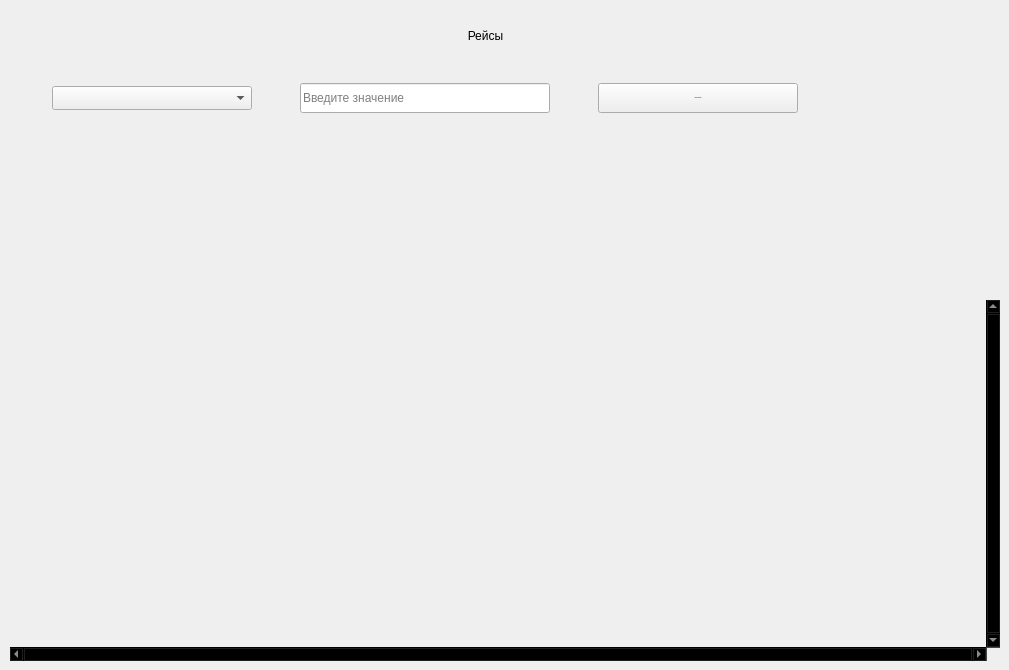
             <widget class="QWidget" name="reis_widget">
              <widget class="QTableView" name="table_reis">
               <property name="geometry">
                <rect>
                 <x>10</x>
                 <y>300</y>
                 <width>990</width>
                 <height>361</height>
                </rect>
               </property>
               <property name="sizePolicy">
                <sizepolicy hsizetype="Expanding" vsizetype="Expanding">
                 <horstretch>0</horstretch>
                 <verstretch>0</verstretch>
                </sizepolicy>
               </property>
               <property name="palette">
                <palette>
                 <active>
                  <colorrole role="WindowText">
                   <brush brushstyle="SolidPattern">
                    <color alpha="255">
                     <red>221</red>
                     <green>221</green>
                     <blue>221</blue>
                    </color>
                   </brush>
                  </colorrole>
                  <colorrole role="Button">
                   <brush brushstyle="SolidPattern">
                    <color alpha="0">
                     <red>0</red>
                     <green>0</green>
                     <blue>0</blue>
                    </color>
                   </brush>
                  </colorrole>
                  <colorrole role="Text">
                   <brush brushstyle="SolidPattern">
                    <color alpha="255">
                     <red>221</red>
                     <green>221</green>
                     <blue>221</blue>
                    </color>
                   </brush>
                  </colorrole>
                  <colorrole role="ButtonText">
                   <brush brushstyle="SolidPattern">
                    <color alpha="255">
                     <red>221</red>
                     <green>221</green>
                     <blue>221</blue>
                    </color>
                   </brush>
                  </colorrole>
                  <colorrole role="Base">
                   <brush brushstyle="NoBrush">
                    <color alpha="255">
                     <red>0</red>
                     <green>0</green>
                     <blue>0</blue>
                    </color>
                   </brush>
                  </colorrole>
                  <colorrole role="Window">
                   <brush brushstyle="SolidPattern">
                    <color alpha="0">
                     <red>0</red>
                     <green>0</green>
                     <blue>0</blue>
                    </color>
                   </brush>
                  </colorrole>
                  <colorrole role="PlaceholderText">
                   <brush brushstyle="SolidPattern">
                    <color alpha="128">
                     <red>221</red>
                     <green>221</green>
                     <blue>221</blue>
                    </color>
                   </brush>
                  </colorrole>
                 </active>
                 <inactive>
                  <colorrole role="WindowText">
                   <brush brushstyle="SolidPattern">
                    <color alpha="255">
                     <red>221</red>
                     <green>221</green>
                     <blue>221</blue>
                    </color>
                   </brush>
                  </colorrole>
                  <colorrole role="Button">
                   <brush brushstyle="SolidPattern">
                    <color alpha="0">
                     <red>0</red>
                     <green>0</green>
                     <blue>0</blue>
                    </color>
                   </brush>
                  </colorrole>
                  <colorrole role="Text">
                   <brush brushstyle="SolidPattern">
                    <color alpha="255">
                     <red>221</red>
                     <green>221</green>
                     <blue>221</blue>
                    </color>
                   </brush>
                  </colorrole>
                  <colorrole role="ButtonText">
                   <brush brushstyle="SolidPattern">
                    <color alpha="255">
                     <red>221</red>
                     <green>221</green>
                     <blue>221</blue>
                    </color>
                   </brush>
                  </colorrole>
                  <colorrole role="Base">
                   <brush brushstyle="NoBrush">
                    <color alpha="255">
                     <red>0</red>
                     <green>0</green>
                     <blue>0</blue>
                    </color>
                   </brush>
                  </colorrole>
                  <colorrole role="Window">
                   <brush brushstyle="SolidPattern">
                    <color alpha="0">
                     <red>0</red>
                     <green>0</green>
                     <blue>0</blue>
                    </color>
                   </brush>
                  </colorrole>
                  <colorrole role="PlaceholderText">
                   <brush brushstyle="SolidPattern">
                    <color alpha="128">
                     <red>221</red>
                     <green>221</green>
                     <blue>221</blue>
                    </color>
                   </brush>
                  </colorrole>
                 </inactive>
                 <disabled>
                  <colorrole role="WindowText">
                   <brush brushstyle="SolidPattern">
                    <color alpha="255">
                     <red>221</red>
                     <green>221</green>
                     <blue>221</blue>
                    </color>
                   </brush>
                  </colorrole>
                  <colorrole role="Button">
                   <brush brushstyle="SolidPattern">
                    <color alpha="0">
                     <red>0</red>
                     <green>0</green>
                     <blue>0</blue>
                    </color>
                   </brush>
                  </colorrole>
                  <colorrole role="Text">
                   <brush brushstyle="SolidPattern">
                    <color alpha="255">
                     <red>221</red>
                     <green>221</green>
                     <blue>221</blue>
                    </color>
                   </brush>
                  </colorrole>
                  <colorrole role="ButtonText">
                   <brush brushstyle="SolidPattern">
                    <color alpha="255">
                     <red>221</red>
                     <green>221</green>
                     <blue>221</blue>
                    </color>
                   </brush>
                  </colorrole>
                  <colorrole role="Base">
                   <brush brushstyle="NoBrush">
                    <color alpha="255">
                     <red>0</red>
                     <green>0</green>
                     <blue>0</blue>
                    </color>
                   </brush>
                  </colorrole>
                  <colorrole role="Window">
                   <brush brushstyle="SolidPattern">
                    <color alpha="0">
                     <red>0</red>
                     <green>0</green>
                     <blue>0</blue>
                    </color>
                   </brush>
                  </colorrole>
                  <colorrole role="PlaceholderText">
                   <brush brushstyle="SolidPattern">
                    <color alpha="128">
                     <red>221</red>
                     <green>221</green>
                     <blue>221</blue>
                    </color>
                   </brush>
                  </colorrole>
                 </disabled>
                </palette>
               </property>
               <property name="frameShape">
                <enum>QFrame::NoFrame</enum>
               </property>
               <property name="verticalScrollBarPolicy">
                <enum>Qt::ScrollBarAlwaysOn</enum>
               </property>
               <property name="horizontalScrollBarPolicy">
                <enum>Qt::ScrollBarAlwaysOn</enum>
               </property>
               <property name="sizeAdjustPolicy">
                <enum>QAbstractScrollArea::AdjustToContents</enum>
               </property>
               <property name="editTriggers">
                <set>QAbstractItemView::NoEditTriggers</set>
               </property>
               <property name="selectionMode">
                <enum>QAbstractItemView::SingleSelection</enum>
               </property>
               <property name="selectionBehavior">
                <enum>QAbstractItemView::SelectRows</enum>
               </property>
               <property name="showGrid">
                <bool>true</bool>
               </property>
               <property name="gridStyle">
                <enum>Qt::SolidLine</enum>
               </property>
               <property name="sortingEnabled">
                <bool>false</bool>
               </property>
               <attribute name="horizontalHeaderMinimumSectionSize">
                <number>110</number>
               </attribute>
               <attribute name="horizontalHeaderDefaultSectionSize">
                <number>110</number>
               </attribute>
               <attribute name="horizontalHeaderHighlightSections">
                <bool>true</bool>
               </attribute>
               <attribute name="verticalHeaderVisible">
                <bool>false</bool>
               </attribute>
               <attribute name="verticalHeaderCascadingSectionResizes">
                <bool>true</bool>
               </attribute>
               <attribute name="verticalHeaderDefaultSectionSize">
                <number>24</number>
               </attribute>
               <attribute name="verticalHeaderHighlightSections">
                <bool>false</bool>
               </attribute>
               <attribute name="verticalHeaderShowSortIndicator" stdset="0">
                <bool>false</bool>
               </attribute>
              </widget>
              <widget class="QWidget" name="horizontalLayoutWidget_4">
               <property name="geometry">
                <rect>
                 <x>10</x>
                 <y>80</y>
                 <width>831</width>
                 <height>36</height>
                </rect>
               </property>
               <layout class="QHBoxLayout" name="reis_searchlLayout">
                <item>
                 <widget class="QComboBox" name="reis_comboBox">
                  <property name="minimumSize">
                   <size>
                    <width>200</width>
                    <height>0</height>
                   </size>
                  </property>
                  <property name="maximumSize">
                   <size>
                    <width>200</width>
                    <height>16777215</height>
                   </size>
                  </property>
                  <property name="font">
                   <font>
                    <family>Segoe UI</family>
                    <pointsize>10</pointsize>
                    <italic>false</italic>
                    <bold>false</bold>
                   </font>
                  </property>
                  <property name="toolTipDuration">
                   <number>-1</number>
                  </property>
                  <property name="autoFillBackground">
                   <bool>false</bool>
                  </property>
                  <property name="styleSheet">
                   <string notr="true"/>
                  </property>
                  <property name="currentText">
                   <string/>
                  </property>
                  <property name="sizeAdjustPolicy">
                   <enum>QComboBox::AdjustToMinimumContentsLengthWithIcon</enum>
                  </property>
                  <property name="iconSize">
                   <size>
                    <width>16</width>
                    <height>16</height>
                   </size>
                  </property>
                  <property name="frame">
                   <bool>true</bool>
                  </property>
                  <item>
                   <property name="text">
                    <string/>
                   </property>
                  </item>
                  <item>
                   <property name="text">
                    <string>id_рейса</string>
                   </property>
                  </item>
                  <item>
                   <property name="text">
                    <string>Номер_рейса</string>
                   </property>
                  </item>
                  <item>
                   <property name="text">
                    <string>ПунктОтправления</string>
                   </property>
                  </item>
                  <item>
                   <property name="text">
                    <string>ПунктПрибытия</string>
                   </property>
                  </item>
                  <item>
                   <property name="text">
                    <string>ВремяОтправления</string>
                   </property>
                  </item>
                  <item>
                   <property name="text">
                    <string>ВремяПрибытия</string>
                   </property>
                  </item>
                  <item>
                   <property name="text">
                    <string>КолВо_мест</string>
                   </property>
                  </item>
                  <item>
                   <property name="text">
                    <string>Цена_билета</string>
                   </property>
                  </item>
                  <item>
                   <property name="text">
                    <string>Перевозчик</string>
                   </property>
                  </item>
                  <item>
                   <property name="text">
                    <string>id_экипажа</string>
                   </property>
                  </item>
                 </widget>
                </item>
                <item>
                 <widget class="QLineEdit" name="reis_edit">
                  <property name="minimumSize">
                   <size>
                    <width>250</width>
                    <height>30</height>
                   </size>
                  </property>
                  <property name="maximumSize">
                   <size>
                    <width>250</width>
                    <height>16777215</height>
                   </size>
                  </property>
                  <property name="styleSheet">
                   <string notr="true"/>
                  </property>
                  <property name="text">
                   <string/>
                  </property>
                  <property name="placeholderText">
                   <string>Введите значение</string>
                  </property>
                 </widget>
                </item>
                <item>
                 <widget class="QPushButton" name="search_reis_btn">
                  <property name="minimumSize">
                   <size>
                    <width>200</width>
                    <height>30</height>
                   </size>
                  </property>
                  <property name="maximumSize">
                   <size>
                    <width>200</width>
                    <height>16777215</height>
                   </size>
                  </property>
                  <property name="font">
                   <font>
                    <family>Segoe UI</family>
                    <pointsize>-1</pointsize>
                    <italic>false</italic>
                    <bold>false</bold>
                   </font>
                  </property>
                  <property name="cursor">
                   <cursorShape>PointingHandCursor</cursorShape>
                  </property>
                  <property name="styleSheet">
                   <string notr="true"/>
                  </property>
                  <property name="text">
                   <string>Поиск записей</string>
                  </property>
                  <property name="icon">
                   <iconset>
                    <normaloff>:/icons/images/icons/cil-folder-open.png</normaloff>:/icons/images/icons/cil-folder-open.png</iconset>
                  </property>
                 </widget>
                </item>
               </layout>
              </widget>
              <widget class="QLabel" name="title_label_reis">
               <property name="geometry">
                <rect>
                 <x>330</x>
                 <y>20</y>
                 <width>311</width>
                 <height>31</height>
                </rect>
               </property>
               <property name="text">
                <string>Рейсы</string>
               </property>
               <property name="alignment">
                <set>Qt::AlignCenter</set>
               </property>
              </widget>
             </widget>
